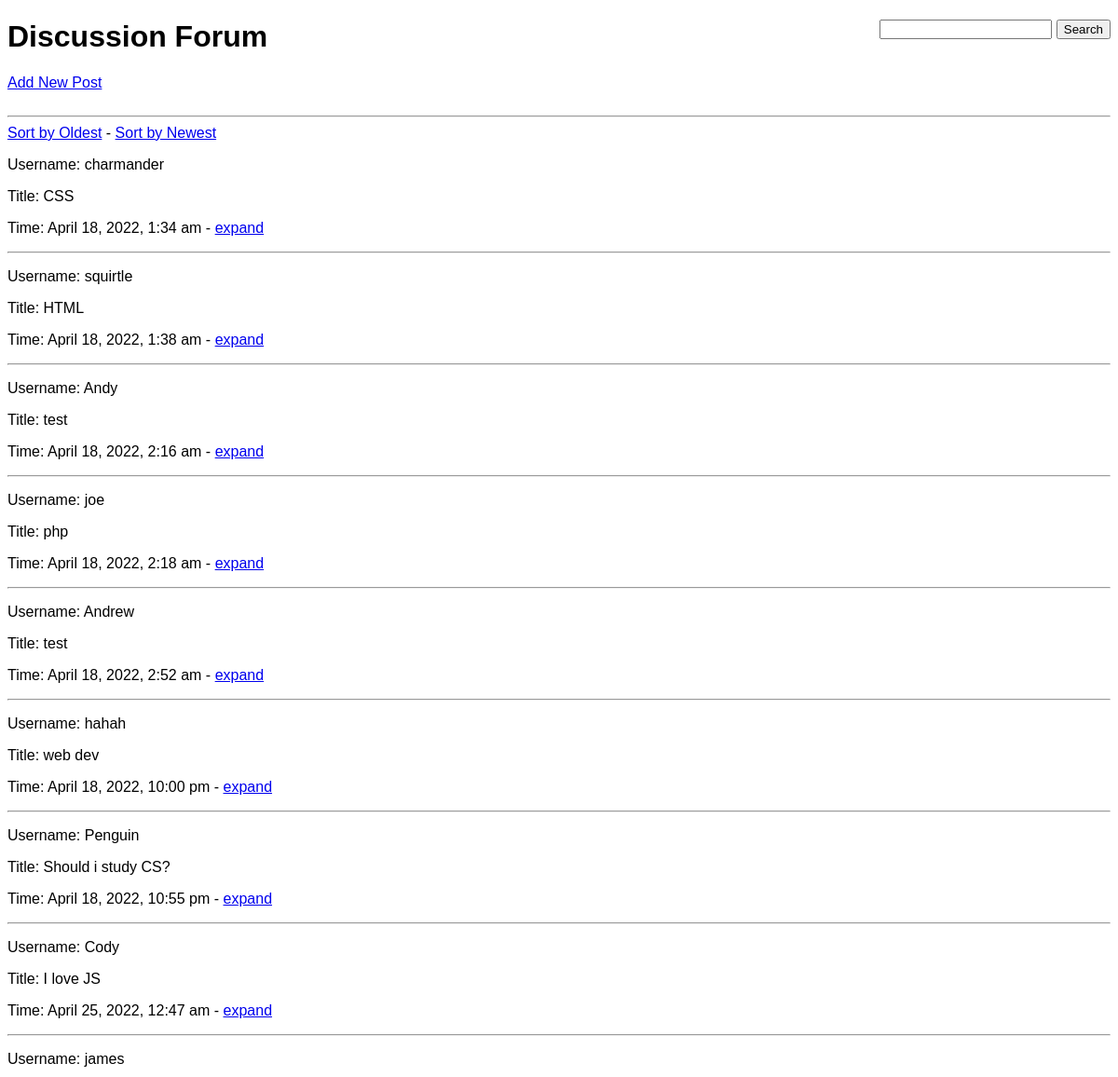
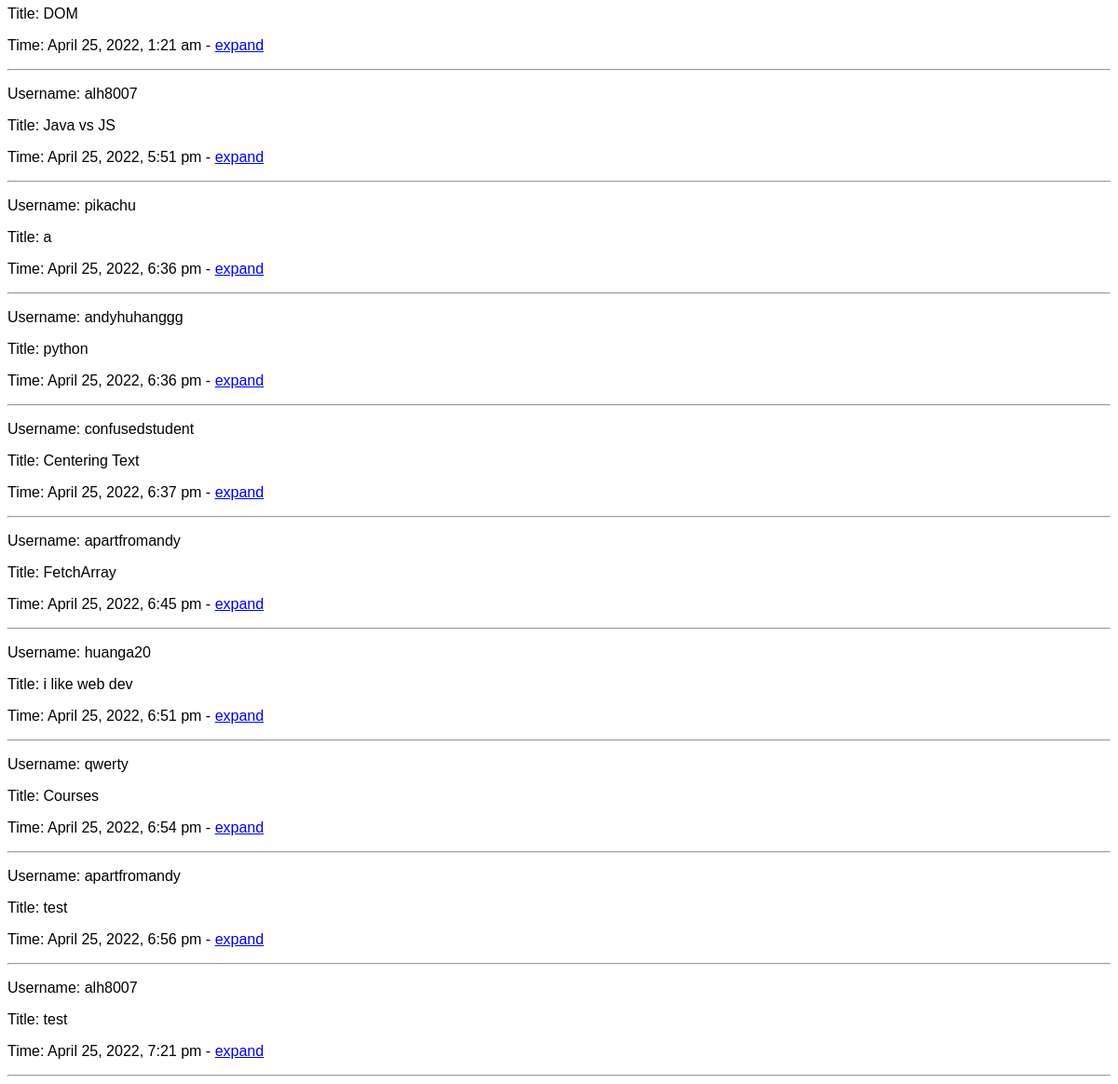
The page / on the database its author committed (2 pictures, top to bottom).
### tables this page shows
CREATE TABLE posts (id INTEGER PRIMARY KEY AUTOINCREMENT, title TEXT, body TEXT, name TEXT, time INTEGER);

### index.php (the view, shortened to what this page needs)
<!DOCTYPE html>
<html>
	<head>
	</head>
	<body>
		<form method="post" action="search.php" id="search">
			<input type="text" name="usersearch">
			<input type="submit" value="Search">
		</form>
		<h1>Discussion Forum</h1>
		<a href="#!" id = "addPost">Add New Post</a><br><br>
		<hr>
		<a href="index.php?sort=old">Sort by Oldest</a> - <a href="index.php?sort=new">Sort by Newest</a>
		<?php
			include('config.php');
			$sql = "SELECT * FROM posts";
			$result = $db->query($sql);
			if($_GET['sort']==false){
				while($row = $result->fetchArray()) {
					?>
					<div>
						<p>Username: <?php print $row['name']; ?></p>
						<p>Title: <?php print $row['title']; ?></p>
						<p>Time: <?php
							$pretty_time = $today = date("F j, Y, g:i a", $row['time']);
							print $pretty_time;
							print " - <a href=view.php?id=" . $row['id'] . ">expand</a>";
						?></p>
					</div>
					<hr>
					<?php
				}
			}
					?>
	</body>
</html>

### index.php (style rules this page uses)
body { font-family: Helvetica, sans-serif; }
#search { float: right; }

### rows shown on the page
posts: name "charmander", title "CSS", time "April 18, 2022, 1:34 am"
posts: name "squirtle", title "HTML", time "April 18, 2022, 1:38 am"
posts: name "Andy", title "test", time "April 18, 2022, 2:16 am"
posts: name "joe", title "php", time "April 18, 2022, 2:18 am"
posts: name "Andrew", title "test", time "April 18, 2022, 2:52 am"
posts: name "hahah", title "web dev", time "April 18, 2022, 10:00 pm"
posts: name "Penguin", title "Should i study CS?", time "April 18, 2022, 10:55 pm"
posts: name "Cody", title "I love JS", time "April 25, 2022, 12:47 am"
posts: name "james", title "DOM", time "April 25, 2022, 1:21 am"
posts: name "alh8007", title "Java vs JS", time "April 25, 2022, 5:51 pm"
posts: name "pikachu", title "a", time "April 25, 2022, 6:36 pm"
posts: name "andyhuhanggg", title "python", time "April 25, 2022, 6:36 pm"
posts: name "confusedstudent", title "Centering Text", time "April 25, 2022, 6:37 pm"
posts: name "apartfromandy", title "FetchArray", time "April 25, 2022, 6:45 pm"
posts: name "huanga20", title "i like web dev", time "April 25, 2022, 6:51 pm"
posts: name "qwerty", title "Courses", time "April 25, 2022, 6:54 pm"
posts: name "apartfromandy", title "test", time "April 25, 2022, 6:56 pm"
posts: name "alh8007", title "test", time "April 25, 2022, 7:21 pm"
